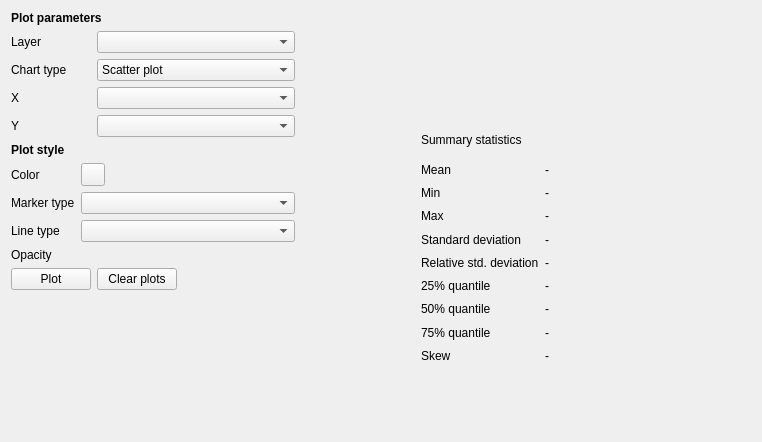
<?xml version="1.0" encoding="UTF-8"?>
<ui version="4.0">
 <class>Form</class>
 <widget class="QWidget" name="Form">
  <property name="geometry">
   <rect>
    <x>0</x>
    <y>0</y>
    <width>762</width>
    <height>442</height>
   </rect>
  </property>
  <property name="windowTitle">
   <string>Form</string>
  </property>
  <layout class="QVBoxLayout" name="verticalLayout">
   <item>
    <layout class="QHBoxLayout" name="horizontalLayout">
     <item>
      <layout class="QVBoxLayout" name="verticalLayout_5">
       <item>
        <widget class="QLabel" name="label_2">
         <property name="font">
          <font>
           <weight>75</weight>
           <bold>true</bold>
          </font>
         </property>
         <property name="text">
          <string>Plot parameters</string>
         </property>
        </widget>
       </item>
       <item>
        <layout class="QVBoxLayout" name="verticalLayout_3">
         <property name="sizeConstraint">
          <enum>QLayout::SetMinAndMaxSize</enum>
         </property>
         <item>
          <layout class="QFormLayout" name="formLayout_2">
           <property name="sizeConstraint">
            <enum>QLayout::SetMinAndMaxSize</enum>
           </property>
           <item row="0" column="0">
            <widget class="QLabel" name="layer_label">
             <property name="sizePolicy">
              <sizepolicy hsizetype="Preferred" vsizetype="Preferred">
               <horstretch>0</horstretch>
               <verstretch>0</verstretch>
              </sizepolicy>
             </property>
             <property name="minimumSize">
              <size>
               <width>80</width>
               <height>0</height>
              </size>
             </property>
             <property name="maximumSize">
              <size>
               <width>80</width>
               <height>16777215</height>
              </size>
             </property>
             <property name="text">
              <string>Layer</string>
             </property>
            </widget>
           </item>
           <item row="0" column="1">
            <widget class="QgsMapLayerComboBox" name="layer_selection">
             <property name="maximumSize">
              <size>
               <width>200</width>
               <height>16777215</height>
              </size>
             </property>
            </widget>
           </item>
           <item row="1" column="0">
            <widget class="QLabel" name="chart_type_label">
             <property name="sizePolicy">
              <sizepolicy hsizetype="Preferred" vsizetype="Preferred">
               <horstretch>0</horstretch>
               <verstretch>0</verstretch>
              </sizepolicy>
             </property>
             <property name="minimumSize">
              <size>
               <width>80</width>
               <height>0</height>
              </size>
             </property>
             <property name="maximumSize">
              <size>
               <width>80</width>
               <height>16777215</height>
              </size>
             </property>
             <property name="text">
              <string>Chart type</string>
             </property>
            </widget>
           </item>
           <item row="1" column="1">
            <widget class="QComboBox" name="chart_selection">
             <property name="sizePolicy">
              <sizepolicy hsizetype="MinimumExpanding" vsizetype="Fixed">
               <horstretch>0</horstretch>
               <verstretch>0</verstretch>
              </sizepolicy>
             </property>
             <property name="maximumSize">
              <size>
               <width>200</width>
               <height>16777215</height>
              </size>
             </property>
             <item>
              <property name="text">
               <string>Scatter plot</string>
              </property>
             </item>
             <item>
              <property name="text">
               <string>Line plot</string>
              </property>
             </item>
             <item>
              <property name="text">
               <string>Bar plot</string>
              </property>
             </item>
             <item>
              <property name="text">
               <string>Box plot</string>
              </property>
             </item>
             <item>
              <property name="text">
               <string>Histogram</string>
              </property>
             </item>
             <item>
              <property name="text">
               <string>3D scatter plot</string>
              </property>
             </item>
             <item>
              <property name="text">
               <string>Parallel coordinates</string>
              </property>
             </item>
             <item>
              <property name="text">
               <string>Correlation matrix</string>
              </property>
             </item>
            </widget>
           </item>
           <item row="2" column="0">
            <widget class="QLabel" name="x_label">
             <property name="text">
              <string>X</string>
             </property>
            </widget>
           </item>
           <item row="2" column="1">
            <widget class="QgsFieldComboBox" name="x_data_selection">
             <property name="maximumSize">
              <size>
               <width>200</width>
               <height>16777215</height>
              </size>
             </property>
            </widget>
           </item>
           <item row="3" column="0">
            <widget class="QLabel" name="y_label">
             <property name="text">
              <string>Y</string>
             </property>
            </widget>
           </item>
           <item row="3" column="1">
            <widget class="QgsFieldComboBox" name="y_data_selection">
             <property name="maximumSize">
              <size>
               <width>200</width>
               <height>16777215</height>
              </size>
             </property>
            </widget>
           </item>
          </layout>
         </item>
         <item>
          <widget class="QLabel" name="label_17">
           <property name="sizePolicy">
            <sizepolicy hsizetype="Preferred" vsizetype="Fixed">
             <horstretch>0</horstretch>
             <verstretch>0</verstretch>
            </sizepolicy>
           </property>
           <property name="maximumSize">
            <size>
             <width>290</width>
             <height>16777215</height>
            </size>
           </property>
           <property name="font">
            <font>
             <weight>75</weight>
             <bold>true</bold>
            </font>
           </property>
           <property name="text">
            <string>Plot style</string>
           </property>
          </widget>
         </item>
         <item>
          <layout class="QFormLayout" name="formLayout_4">
           <item row="0" column="0">
            <widget class="QLabel" name="color_label">
             <property name="text">
              <string>Color</string>
             </property>
            </widget>
           </item>
           <item row="0" column="1">
            <widget class="QgsColorButton" name="color_selection"/>
           </item>
           <item row="1" column="0">
            <widget class="QLabel" name="marker_type_label">
             <property name="text">
              <string>Marker type</string>
             </property>
            </widget>
           </item>
           <item row="1" column="1">
            <widget class="QComboBox" name="marker_type_selection"/>
           </item>
           <item row="2" column="0">
            <widget class="QLabel" name="lineTypeLabel">
             <property name="text">
              <string>Line type</string>
             </property>
            </widget>
           </item>
           <item row="2" column="1">
            <widget class="QComboBox" name="line_type_selection"/>
           </item>
           <item row="3" column="1">
            <widget class="QgsOpacityWidget" name="opacity_selection">
             <property name="opacity">
              <double>0.600000000000000</double>
             </property>
            </widget>
           </item>
           <item row="3" column="0">
            <widget class="QLabel" name="label">
             <property name="text">
              <string>Opacity</string>
             </property>
            </widget>
           </item>
          </layout>
         </item>
         <item>
          <layout class="QHBoxLayout" name="horizontalLayout_2">
           <item>
            <widget class="QPushButton" name="plot_button">
             <property name="sizePolicy">
              <sizepolicy hsizetype="Fixed" vsizetype="Fixed">
               <horstretch>0</horstretch>
               <verstretch>0</verstretch>
              </sizepolicy>
             </property>
             <property name="text">
              <string>Plot</string>
             </property>
            </widget>
           </item>
           <item>
            <widget class="QPushButton" name="clear_button">
             <property name="sizePolicy">
              <sizepolicy hsizetype="Fixed" vsizetype="Fixed">
               <horstretch>0</horstretch>
               <verstretch>0</verstretch>
              </sizepolicy>
             </property>
             <property name="text">
              <string>Clear plots</string>
             </property>
            </widget>
           </item>
           <item>
            <spacer name="horizontalSpacer">
             <property name="orientation">
              <enum>Qt::Horizontal</enum>
             </property>
             <property name="sizeHint" stdset="0">
              <size>
               <width>40</width>
               <height>20</height>
              </size>
             </property>
            </spacer>
           </item>
          </layout>
         </item>
         <item>
          <spacer name="verticalSpacer_2">
           <property name="orientation">
            <enum>Qt::Vertical</enum>
           </property>
           <property name="sizeHint" stdset="0">
            <size>
             <width>20</width>
             <height>30</height>
            </size>
           </property>
          </spacer>
         </item>
        </layout>
       </item>
      </layout>
     </item>
     <item>
      <widget class="QWidget" name="plot_container" native="true">
       <property name="minimumSize">
        <size>
         <width>450</width>
         <height>0</height>
        </size>
       </property>
       <widget class="QWidget" name="layoutWidget_3">
        <property name="geometry">
         <rect>
          <x>120</x>
          <y>150</y>
          <width>197</width>
          <height>203</height>
         </rect>
        </property>
        <layout class="QGridLayout" name="gridLayout_7">
         <item row="6" column="0">
          <widget class="QLabel" name="label_40">
           <property name="text">
            <string>50% quantile</string>
           </property>
          </widget>
         </item>
         <item row="0" column="0">
          <widget class="QLabel" name="label_46">
           <property name="text">
            <string>Mean</string>
           </property>
          </widget>
         </item>
         <item row="1" column="1">
          <widget class="QLabel" name="label_49">
           <property name="text">
            <string>-</string>
           </property>
          </widget>
         </item>
         <item row="7" column="1">
          <widget class="QLabel" name="label_43">
           <property name="text">
            <string>-</string>
           </property>
          </widget>
         </item>
         <item row="2" column="0">
          <widget class="QLabel" name="label_50">
           <property name="text">
            <string>Max</string>
           </property>
          </widget>
         </item>
         <item row="5" column="0">
          <widget class="QLabel" name="label_38">
           <property name="text">
            <string>25% quantile</string>
           </property>
          </widget>
         </item>
         <item row="6" column="1">
          <widget class="QLabel" name="label_41">
           <property name="text">
            <string>-</string>
           </property>
          </widget>
         </item>
         <item row="4" column="1">
          <widget class="QLabel" name="label_55">
           <property name="text">
            <string>-</string>
           </property>
          </widget>
         </item>
         <item row="2" column="1">
          <widget class="QLabel" name="label_51">
           <property name="text">
            <string>-</string>
           </property>
          </widget>
         </item>
         <item row="0" column="1">
          <widget class="QLabel" name="label_47">
           <property name="text">
            <string>-</string>
           </property>
          </widget>
         </item>
         <item row="3" column="0">
          <widget class="QLabel" name="label_52">
           <property name="text">
            <string>Standard deviation</string>
           </property>
          </widget>
         </item>
         <item row="4" column="0">
          <widget class="QLabel" name="label_54">
           <property name="text">
            <string>Relative std. deviation</string>
           </property>
          </widget>
         </item>
         <item row="1" column="0">
          <widget class="QLabel" name="label_48">
           <property name="text">
            <string>Min</string>
           </property>
          </widget>
         </item>
         <item row="3" column="1">
          <widget class="QLabel" name="label_53">
           <property name="text">
            <string>-</string>
           </property>
          </widget>
         </item>
         <item row="5" column="1">
          <widget class="QLabel" name="label_39">
           <property name="text">
            <string>-</string>
           </property>
          </widget>
         </item>
         <item row="7" column="0">
          <widget class="QLabel" name="label_42">
           <property name="text">
            <string>75% quantile</string>
           </property>
          </widget>
         </item>
         <item row="8" column="0">
          <widget class="QLabel" name="label_44">
           <property name="text">
            <string>Skew</string>
           </property>
          </widget>
         </item>
         <item row="8" column="1">
          <widget class="QLabel" name="label_45">
           <property name="text">
            <string>-</string>
           </property>
          </widget>
         </item>
        </layout>
       </widget>
       <widget class="QLabel" name="label_37">
        <property name="geometry">
         <rect>
          <x>120</x>
          <y>120</y>
          <width>151</width>
          <height>17</height>
         </rect>
        </property>
        <property name="text">
         <string>Summary statistics</string>
        </property>
       </widget>
      </widget>
     </item>
    </layout>
   </item>
  </layout>
 </widget>
 <customwidgets>
  <customwidget>
   <class>QgsColorButton</class>
   <extends>QToolButton</extends>
   <header>qgscolorbutton.h</header>
  </customwidget>
  <customwidget>
   <class>QgsFieldComboBox</class>
   <extends>QComboBox</extends>
   <header>qgsfieldcombobox.h</header>
  </customwidget>
  <customwidget>
   <class>QgsMapLayerComboBox</class>
   <extends>QComboBox</extends>
   <header>qgsmaplayercombobox.h</header>
  </customwidget>
  <customwidget>
   <class>QgsOpacityWidget</class>
   <extends>QWidget</extends>
   <header>qgsopacitywidget.h</header>
  </customwidget>
 </customwidgets>
 <resources/>
 <connections/>
</ui>
